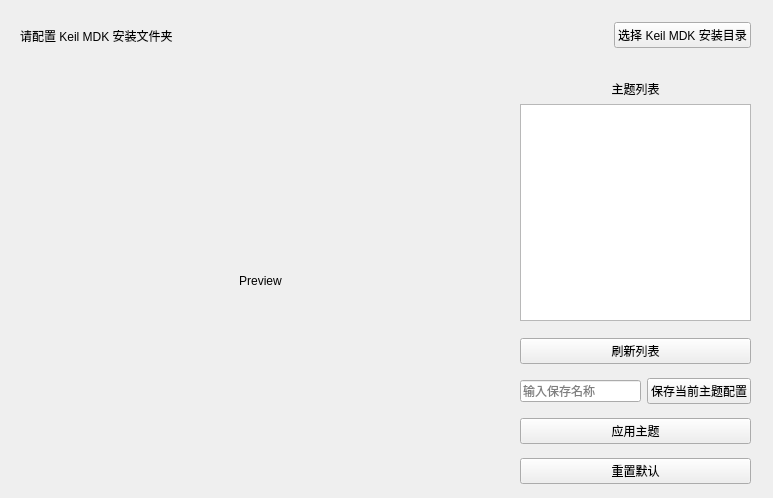
<?xml version="1.0" encoding="UTF-8"?>
<ui version="4.0">
 <class>keilThemer</class>
 <widget class="QWidget" name="keilThemer">
  <property name="geometry">
   <rect>
    <x>0</x>
    <y>0</y>
    <width>773</width>
    <height>498</height>
   </rect>
  </property>
  <property name="windowTitle">
   <string>Form</string>
  </property>
  <widget class="QWidget" name="verticalLayoutWidget">
   <property name="geometry">
    <rect>
     <x>520</x>
     <y>330</y>
     <width>231</width>
     <height>164</height>
    </rect>
   </property>
   <layout class="QVBoxLayout" name="buttons">
    <item>
     <widget class="QPushButton" name="btnListRefresh">
      <property name="text">
       <string>刷新列表</string>
      </property>
     </widget>
    </item>
    <item>
     <layout class="QHBoxLayout" name="horizontalLayout_2">
      <item>
       <widget class="QLineEdit" name="nameCreate">
        <property name="inputMask">
         <string/>
        </property>
        <property name="placeholderText">
         <string>输入保存名称</string>
        </property>
       </widget>
      </item>
      <item>
       <widget class="QPushButton" name="btnThemeCreate">
        <property name="text">
         <string>保存当前主题配置</string>
        </property>
        <property name="default">
         <bool>false</bool>
        </property>
       </widget>
      </item>
     </layout>
    </item>
    <item>
     <widget class="QPushButton" name="btnThemeEffect">
      <property name="text">
       <string>应用主题</string>
      </property>
     </widget>
    </item>
    <item>
     <widget class="QPushButton" name="btnThemeReset">
      <property name="text">
       <string>重置默认</string>
      </property>
     </widget>
    </item>
   </layout>
  </widget>
  <widget class="QWidget" name="verticalLayoutWidget_2">
   <property name="geometry">
    <rect>
     <x>520</x>
     <y>80</y>
     <width>231</width>
     <height>241</height>
    </rect>
   </property>
   <layout class="QVBoxLayout" name="vertThemeList">
    <item>
     <widget class="QLabel" name="labelThemeList">
      <property name="focusPolicy">
       <enum>Qt::FocusPolicy::NoFocus</enum>
      </property>
      <property name="lineWidth">
       <number>1</number>
      </property>
      <property name="text">
       <string>主题列表</string>
      </property>
      <property name="alignment">
       <set>Qt::AlignmentFlag::AlignCenter</set>
      </property>
     </widget>
    </item>
    <item>
     <widget class="QListWidget" name="listThemes"/>
    </item>
   </layout>
  </widget>
  <widget class="QWidget" name="verticalLayoutWidget_3">
   <property name="geometry">
    <rect>
     <x>20</x>
     <y>80</y>
     <width>481</width>
     <height>401</height>
    </rect>
   </property>
   <layout class="QVBoxLayout" name="vertPreview">
    <item>
     <widget class="QLabel" name="labelPreview">
      <property name="text">
       <string>Preview</string>
      </property>
      <property name="scaledContents">
       <bool>true</bool>
      </property>
      <property name="alignment">
       <set>Qt::AlignmentFlag::AlignCenter</set>
      </property>
     </widget>
    </item>
   </layout>
  </widget>
  <widget class="QWidget" name="horizontalLayoutWidget">
   <property name="geometry">
    <rect>
     <x>20</x>
     <y>10</y>
     <width>731</width>
     <height>51</height>
    </rect>
   </property>
   <layout class="QHBoxLayout" name="horizontalLayout" stretch="1,0">
    <item>
     <widget class="QLabel" name="labelMDK">
      <property name="text">
       <string>请配置 Keil MDK 安装文件夹</string>
      </property>
     </widget>
    </item>
    <item>
     <widget class="QPushButton" name="setMDK">
      <property name="text">
       <string>选择 Keil MDK 安装目录</string>
      </property>
     </widget>
    </item>
   </layout>
  </widget>
 </widget>
 <resources/>
 <connections>
  <connection>
   <sender>btnThemeCreate</sender>
   <signal>clicked()</signal>
   <receiver>keilThemer</receiver>
   <slot>on_btn_themeCreate()</slot>
   <hints>
    <hint type="sourcelabel">
     <x>635</x>
     <y>295</y>
    </hint>
    <hint type="destinationlabel">
     <x>386</x>
     <y>233</y>
    </hint>
   </hints>
  </connection>
  <connection>
   <sender>btnListRefresh</sender>
   <signal>clicked()</signal>
   <receiver>keilThemer</receiver>
   <slot>on_btn_listRefresh()</slot>
   <hints>
    <hint type="sourcelabel">
     <x>635</x>
     <y>284</y>
    </hint>
    <hint type="destinationlabel">
     <x>386</x>
     <y>233</y>
    </hint>
   </hints>
  </connection>
  <connection>
   <sender>btnThemeEffect</sender>
   <signal>clicked()</signal>
   <receiver>keilThemer</receiver>
   <slot>on_btn_themeEffect()</slot>
   <hints>
    <hint type="sourcelabel">
     <x>635</x>
     <y>378</y>
    </hint>
    <hint type="destinationlabel">
     <x>386</x>
     <y>233</y>
    </hint>
   </hints>
  </connection>
  <connection>
   <sender>btnThemeReset</sender>
   <signal>clicked()</signal>
   <receiver>keilThemer</receiver>
   <slot>on_btn_themeReset()</slot>
   <hints>
    <hint type="sourcelabel">
     <x>635</x>
     <y>425</y>
    </hint>
    <hint type="destinationlabel">
     <x>386</x>
     <y>233</y>
    </hint>
   </hints>
  </connection>
  <connection>
   <sender>listThemes</sender>
   <signal>itemClicked(QListWidgetItem*)</signal>
   <receiver>keilThemer</receiver>
   <slot>on_list_selection()</slot>
   <hints>
    <hint type="sourcelabel">
     <x>635</x>
     <y>142</y>
    </hint>
    <hint type="destinationlabel">
     <x>386</x>
     <y>233</y>
    </hint>
   </hints>
  </connection>
  <connection>
   <sender>setMDK</sender>
   <signal>clicked()</signal>
   <receiver>keilThemer</receiver>
   <slot>set_mdk_path()</slot>
   <hints>
    <hint type="sourcelabel">
     <x>671</x>
     <y>34</y>
    </hint>
    <hint type="destinationlabel">
     <x>386</x>
     <y>248</y>
    </hint>
   </hints>
  </connection>
 </connections>
 <slots>
  <slot>on_btn_themeCreate()</slot>
  <slot>on_btn_themeEffect()</slot>
  <slot>on_btn_themeReset()</slot>
  <slot>on_btn_listRefresh()</slot>
  <slot>on_list_selection()</slot>
  <slot>set_mdk_path()</slot>
 </slots>
</ui>
